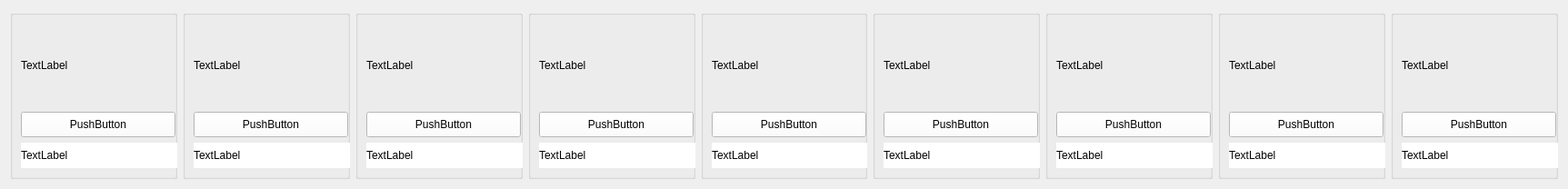
   <widget class="QWidget" name="scrollAreaWidgetContents_2">
    <property name="geometry">
     <rect>
      <x>0</x>
      <y>0</y>
      <width>1725</width>
      <height>208</height>
     </rect>
    </property>
    <layout class="QHBoxLayout" name="horizontalLayout_2">
     <item>
      <widget class="QGroupBox" name="groupBox_10">
       <property name="minimumSize">
        <size>
         <width>183</width>
         <height>100</height>
        </size>
       </property>
       <property name="title">
        <string/>
       </property>
       <layout class="QVBoxLayout" name="verticalLayout_13">
        <item>
         <widget class="QLabel" name="Gmarket_Product_Image_1">
          <property name="minimumSize">
           <size>
            <width>183</width>
            <height>92</height>
           </size>
          </property>
          <property name="text">
           <string>TextLabel</string>
          </property>
         </widget>
        </item>
        <item>
         <widget class="QPushButton" name="Gmarket_Product_Name_1">
          <property name="minimumSize">
           <size>
            <width>170</width>
            <height>28</height>
           </size>
          </property>
          <property name="styleSheet">
           <string notr="true">background-color: rgb(255, 255, 255);
font: 9pt &quot;Yu Gothic&quot;;</string>
          </property>
          <property name="text">
           <string>PushButton</string>
          </property>
         </widget>
        </item>
        <item>
         <widget class="QLabel" name="Gmarket_Product_Price_1">
          <property name="minimumSize">
           <size>
            <width>183</width>
            <height>28</height>
           </size>
          </property>
          <property name="styleSheet">
           <string notr="true">background-color: rgb(255, 255, 255)</string>
          </property>
          <property name="text">
           <string>TextLabel</string>
          </property>
         </widget>
        </item>
       </layout>
      </widget>
     </item>
     <item>
      <widget class="QGroupBox" name="groupBox_11">
       <property name="minimumSize">
        <size>
         <width>183</width>
         <height>100</height>
        </size>
       </property>
       <property name="title">
        <string/>
       </property>
       <layout class="QVBoxLayout" name="verticalLayout_14">
        <item>
         <widget class="QLabel" name="Gmarket_Product_Image_2">
          <property name="minimumSize">
           <size>
            <width>183</width>
            <height>92</height>
           </size>
          </property>
          <property name="text">
           <string>TextLabel</string>
          </property>
         </widget>
        </item>
        <item>
         <widget class="QPushButton" name="Gmarket_Product_Name_2">
          <property name="minimumSize">
           <size>
            <width>170</width>
            <height>28</height>
           </size>
          </property>
          <property name="styleSheet">
           <string notr="true">background-color: rgb(255, 255, 255)</string>
          </property>
          <property name="text">
           <string>PushButton</string>
          </property>
         </widget>
        </item>
        <item>
         <widget class="QLabel" name="Gmarket_Product_Price_2">
          <property name="minimumSize">
           <size>
            <width>183</width>
            <height>28</height>
           </size>
          </property>
          <property name="styleSheet">
           <string notr="true">background-color: rgb(255, 255, 255)</string>
          </property>
          <property name="text">
           <string>TextLabel</string>
          </property>
         </widget>
        </item>
       </layout>
      </widget>
     </item>
     <item>
      <widget class="QGroupBox" name="groupBox_12">
       <property name="minimumSize">
        <size>
         <width>183</width>
         <height>100</height>
        </size>
       </property>
       <property name="title">
        <string/>
       </property>
       <layout class="QVBoxLayout" name="verticalLayout_15">
        <item>
         <widget class="QLabel" name="Gmarket_Product_Image_3">
          <property name="minimumSize">
           <size>
            <width>183</width>
            <height>92</height>
           </size>
          </property>
          <property name="text">
           <string>TextLabel</string>
          </property>
         </widget>
        </item>
        <item>
         <widget class="QPushButton" name="Gmarket_Product_Name_3">
          <property name="minimumSize">
           <size>
            <width>170</width>
            <height>28</height>
           </size>
          </property>
          <property name="styleSheet">
           <string notr="true">background-color: rgb(255, 255, 255)</string>
          </property>
          <property name="text">
           <string>PushButton</string>
          </property>
         </widget>
        </item>
        <item>
         <widget class="QLabel" name="Gmarket_Product_Price_3">
          <property name="minimumSize">
           <size>
            <width>183</width>
            <height>28</height>
           </size>
          </property>
          <property name="styleSheet">
           <string notr="true">background-color: rgb(255, 255, 255)</string>
          </property>
          <property name="text">
           <string>TextLabel</string>
          </property>
         </widget>
        </item>
       </layout>
      </widget>
     </item>
     <item>
      <widget class="QGroupBox" name="groupBox_13">
       <property name="minimumSize">
        <size>
         <width>183</width>
         <height>100</height>
        </size>
       </property>
       <property name="title">
        <string/>
       </property>
       <layout class="QVBoxLayout" name="verticalLayout_16">
        <item>
         <widget class="QLabel" name="Gmarket_Product_Image_4">
          <property name="minimumSize">
           <size>
            <width>183</width>
            <height>92</height>
           </size>
          </property>
          <property name="text">
           <string>TextLabel</string>
          </property>
         </widget>
        </item>
        <item>
         <widget class="QPushButton" name="Gmarket_Product_Name_4">
          <property name="minimumSize">
           <size>
            <width>170</width>
            <height>28</height>
           </size>
          </property>
          <property name="styleSheet">
           <string notr="true">background-color: rgb(255, 255, 255)</string>
          </property>
          <property name="text">
           <string>PushButton</string>
          </property>
         </widget>
        </item>
        <item>
         <widget class="QLabel" name="Gmarket_Product_Price_4">
          <property name="minimumSize">
           <size>
            <width>183</width>
            <height>28</height>
           </size>
          </property>
          <property name="styleSheet">
           <string notr="true">background-color: rgb(255, 255, 255)</string>
          </property>
          <property name="text">
           <string>TextLabel</string>
          </property>
         </widget>
        </item>
       </layout>
      </widget>
     </item>
     <item>
      <widget class="QGroupBox" name="groupBox_14">
       <property name="minimumSize">
        <size>
         <width>183</width>
         <height>100</height>
        </size>
       </property>
       <property name="title">
        <string/>
       </property>
       <layout class="QVBoxLayout" name="verticalLayout_17">
        <item>
         <widget class="QLabel" name="Gmarket_Product_Image_5">
          <property name="minimumSize">
           <size>
            <width>183</width>
            <height>92</height>
           </size>
          </property>
          <property name="text">
           <string>TextLabel</string>
          </property>
         </widget>
        </item>
        <item>
         <widget class="QPushButton" name="Gmarket_Product_Name_5">
          <property name="minimumSize">
           <size>
            <width>170</width>
            <height>28</height>
           </size>
          </property>
          <property name="styleSheet">
           <string notr="true">background-color: rgb(255, 255, 255)</string>
          </property>
          <property name="text">
           <string>PushButton</string>
          </property>
         </widget>
        </item>
        <item>
         <widget class="QLabel" name="Gmarket_Product_Price_5">
          <property name="minimumSize">
           <size>
            <width>183</width>
            <height>28</height>
           </size>
          </property>
          <property name="styleSheet">
           <string notr="true">background-color: rgb(255, 255, 255)</string>
          </property>
          <property name="text">
           <string>TextLabel</string>
          </property>
         </widget>
        </item>
       </layout>
      </widget>
     </item>
     <item>
      <widget class="QGroupBox" name="groupBox_15">
       <property name="minimumSize">
        <size>
         <width>183</width>
         <height>100</height>
        </size>
       </property>
       <property name="title">
        <string/>
       </property>
       <layout class="QVBoxLayout" name="verticalLayout_18">
        <item>
         <widget class="QLabel" name="Gmarket_Product_Image_6">
          <property name="minimumSize">
           <size>
            <width>183</width>
            <height>92</height>
           </size>
          </property>
          <property name="text">
           <string>TextLabel</string>
          </property>
         </widget>
        </item>
        <item>
         <widget class="QPushButton" name="Gmarket_Product_Name_6">
          <property name="minimumSize">
           <size>
            <width>170</width>
            <height>28</height>
           </size>
          </property>
          <property name="styleSheet">
           <string notr="true">background-color: rgb(255, 255, 255)</string>
          </property>
          <property name="text">
           <string>PushButton</string>
          </property>
         </widget>
        </item>
        <item>
         <widget class="QLabel" name="Gmarket_Product_Price_6">
          <property name="minimumSize">
           <size>
            <width>183</width>
            <height>28</height>
           </size>
          </property>
          <property name="styleSheet">
           <string notr="true">background-color: rgb(255, 255, 255)</string>
          </property>
          <property name="text">
           <string>TextLabel</string>
          </property>
         </widget>
        </item>
       </layout>
      </widget>
     </item>
     <item>
      <widget class="QGroupBox" name="groupBox_16">
       <property name="minimumSize">
        <size>
         <width>183</width>
         <height>100</height>
        </size>
       </property>
       <property name="title">
        <string/>
       </property>
       <layout class="QVBoxLayout" name="verticalLayout_19">
        <item>
         <widget class="QLabel" name="Gmarket_Product_Image_7">
          <property name="minimumSize">
           <size>
            <width>183</width>
            <height>92</height>
           </size>
          </property>
          <property name="text">
           <string>TextLabel</string>
          </property>
         </widget>
        </item>
        <item>
         <widget class="QPushButton" name="Gmarket_Product_Name_7">
          <property name="minimumSize">
           <size>
            <width>170</width>
            <height>28</height>
           </size>
          </property>
          <property name="styleSheet">
           <string notr="true">background-color: rgb(255, 255, 255)</string>
          </property>
          <property name="text">
           <string>PushButton</string>
          </property>
         </widget>
        </item>
        <item>
         <widget class="QLabel" name="Gmarket_Product_Price_7">
          <property name="minimumSize">
           <size>
            <width>183</width>
            <height>28</height>
           </size>
          </property>
          <property name="styleSheet">
           <string notr="true">background-color: rgb(255, 255, 255)</string>
          </property>
          <property name="text">
           <string>TextLabel</string>
          </property>
         </widget>
        </item>
       </layout>
      </widget>
     </item>
     <item>
      <widget class="QGroupBox" name="groupBox_17">
       <property name="minimumSize">
        <size>
         <width>183</width>
         <height>100</height>
        </size>
       </property>
       <property name="title">
        <string/>
       </property>
       <layout class="QVBoxLayout" name="verticalLayout_20">
        <item>
         <widget class="QLabel" name="Gmarket_Product_Image_8">
          <property name="minimumSize">
           <size>
            <width>183</width>
            <height>92</height>
           </size>
          </property>
          <property name="text">
           <string>TextLabel</string>
          </property>
         </widget>
        </item>
        <item>
         <widget class="QPushButton" name="Gmarket_Product_Name_8">
          <property name="minimumSize">
           <size>
            <width>170</width>
            <height>28</height>
           </size>
          </property>
          <property name="styleSheet">
           <string notr="true">background-color: rgb(255, 255, 255)</string>
          </property>
          <property name="text">
           <string>PushButton</string>
          </property>
         </widget>
        </item>
        <item>
         <widget class="QLabel" name="Gmarket_Product_Price_8">
          <property name="minimumSize">
           <size>
            <width>183</width>
            <height>28</height>
           </size>
          </property>
          <property name="styleSheet">
           <string notr="true">background-color: rgb(255, 255, 255)</string>
          </property>
          <property name="text">
           <string>TextLabel</string>
          </property>
         </widget>
        </item>
       </layout>
      </widget>
     </item>
     <item>
      <widget class="QGroupBox" name="groupBox_18">
       <property name="minimumSize">
        <size>
         <width>183</width>
         <height>100</height>
        </size>
       </property>
       <property name="title">
        <string/>
       </property>
       <layout class="QVBoxLayout" name="verticalLayout_21">
        <item>
         <widget class="QLabel" name="Gmarket_Product_Image_9">
          <property name="minimumSize">
           <size>
            <width>183</width>
            <height>92</height>
           </size>
          </property>
          <property name="text">
           <string>TextLabel</string>
          </property>
         </widget>
        </item>
        <item>
         <widget class="QPushButton" name="Gmarket_Product_Name_9">
          <property name="minimumSize">
           <size>
            <width>170</width>
            <height>28</height>
           </size>
          </property>
          <property name="styleSheet">
           <string notr="true">background-color: rgb(255, 255, 255)</string>
          </property>
          <property name="text">
           <string>PushButton</string>
          </property>
         </widget>
        </item>
        <item>
         <widget class="QLabel" name="Gmarket_Product_Price_9">
          <property name="minimumSize">
           <size>
            <width>183</width>
            <height>28</height>
           </size>
          </property>
          <property name="styleSheet">
           <string notr="true">background-color: rgb(255, 255, 255)</string>
          </property>
          <property name="text">
           <string>TextLabel</string>
          </property>
         </widget>
        </item>
       </layout>
      </widget>
     </item>
    </layout>
   </widget>
